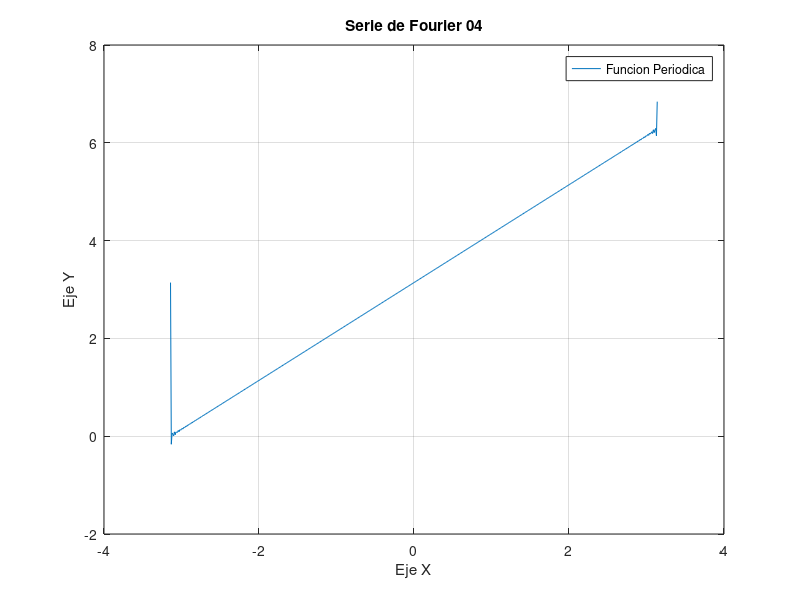

Source code (MATLAB):
% Jose Ramiro Fuentes Lara
% Ecuaciones Diferenciales Parciales
% Ejercicio 04
clc; clear;

%% Se definen nuestras variables constantes para el problema
% Dichas constantes son utiles cuando la funcion cuenta con una, nosotros
% le damos un valor arbitrario en este caso nuestro problema no con cuenta con
% algun valor constante ajeno a la funci?n...

%% Se establece nuestra condicion inicial asi como el intervalo de nuestra serie
a = pi;         % Parte constante de nuestra funcion
x= -pi:.01:pi;  % Intervalo de nuestra funcion periodica
u = 0;          % Funciona para inicializar nuestra funcion u()

%% Se evaluan los valores de nuestra sumatoria
for n= 1:1000
    u = u + ( (cos(n*pi)*sin(n*x)) / (n) ) ;
end

%% Se adicionan los valores constantes y se multiplica la sumatoria por su respectivo coeficiente
u = a - 2*u;

%% Se grafica nuestra funcion
plot(x,u);
grid on

set(gcf,'Name','Ecuaciones Diferenciales Parciales')
    xlabel('Eje X')
    ylabel('Eje Y')
    title('Serie de Fourier 04')
    legend('Funcion Periodica')
